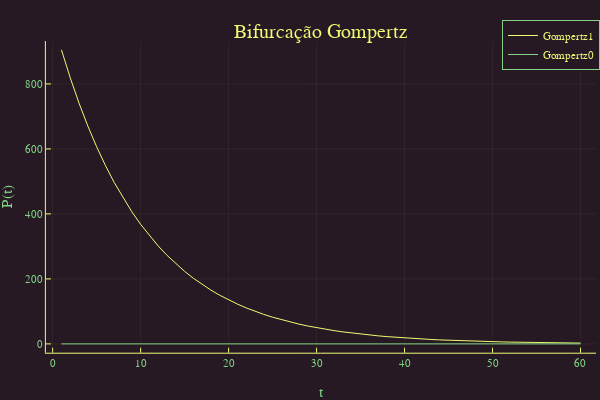

Notebook cell for this chart:
### Code cell
plot(N1,title="Bifurcação Gompertz",xlabel="t", ylabel="P(t)", label="Gompertz1")

plot!(N0,title="Bifurcação Gompertz",xlabel="t", ylabel="P(t)", label="Gompertz0")

### Figure 1 — Plotly figure (JSON) as saved in the notebook; plotly's stock layout.template omitted (floating-point values rounded to 4 significant figures)
{"data": [{"colorbar": {"title": ""}, "legendgroup": "Gompertz1", "line": {"color": "rgba(235, 251, 115, 1.000)", "dash": "solid", "shape": "linear", "width": 1}, "mode": "lines", "name": "Gompertz1", "showlegend": true, "type": "scatter", "x": [1, 2, 3, 4, 5, 6, 7, 8, 9, 10, 11, 12, 13, 14, 15, 16, 17, 18, 19, 20, 21, 22, 23, 24, 25, 26, 27, 28, 29, 30, 31, 32, 33, 34, 35, 36, 37, 38, 39, 40, 41, 42, 43, 44, 45, 46, 47, 48, 49, 50, 51, 52, 53, 54, 55, 56, 57, 58, 59, 60], "xaxis": "x", "y": [904.8, 818.7, 740.8, 670.3, 606.5, 548.8, 496.6, 449.3, 406.6, 367.9, 332.9, 301.2, 272.5, 246.6, 223.1, 201.9, 182.7, 165.3, 149.6, 135.3, 122.5, 110.8, 100.3, 90.72, 82.08, 74.27, 67.21, 60.81, 55.02, 49.79, 45.05, 40.76, 36.88, 33.37, 30.2, 27.32, 24.72, 22.37, 20.24, 18.32, 16.57, 15.0, 13.57, 12.28, 11.11, 10.05, 9.095, 8.23, 7.447, 6.738, 6.097, 5.517, 4.992, 4.517, 4.087, 3.698, 3.346, 3.028, 2.739, 2.479], "yaxis": "y", "zmax": null, "zmin": null}, {"colorbar": {"title": ""}, "legendgroup": "Gompertz0", "line": {"color": "rgba(128, 213, 132, 1.000)", "dash": "solid", "shape": "linear", "width": 1}, "mode": "lines", "name": "Gompertz0", "showlegend": true, "type": "scatter", "x": [1, 2, 3, 4, 5, 6, 7, 8, 9, 10, 11, 12, 13, 14, 15, 16, 17, 18, 19, 20, 21, 22, 23, 24, 25, 26, 27, 28, 29, 30, 31, 32, 33, 34, 35, 36, 37, 38, 39, 40, 41, 42, 43, 44, 45, 46, 47, 48, 49, 50, 51, 52, 53, 54, 55, 56, 57, 58, 59, 60], "xaxis": "x", "y": [0, 0, 0, 0, 0, 0, 0, 0, 0, 0, 0, 0, 0, 0, 0, 0, 0, 0, 0, 0, 0, 0, 0, 0, 0, 0, 0, 0, 0, 0, 0, 0, 0, 0, 0, 0, 0, 0, 0, 0, 0, 0, 0, 0, 0, 0, 0, 0, 0, 0, 0, 0, 0, 0, 0, 0, 0, 0, 0, 0], "yaxis": "y", "zmax": null, "zmin": null}], "layout": {"annotations": [{"font": {"color": "rgba(235, 251, 115, 1.000)", "family": "sans-serif", "size": 20}, "rotation": 0, "showarrow": false, "text": "Bifurcação Gompertz", "x": 0.535, "xanchor": "center", "xref": "paper", "y": 1, "yanchor": "top", "yref": "paper"}], "height": 400, "legend": {"bgcolor": "rgba(39, 25, 36, 1.000)", "bordercolor": "rgba(128, 213, 132, 1.000)", "borderwidth": 1, "font": {"color": "rgba(235, 251, 115, 1.000)", "family": "sans-serif", "size": 11}, "title": {"font": {"color": "rgba(235, 251, 115, 1.000)", "family": "sans-serif", "size": 15}, "text": ""}, "tracegroupgap": 0, "traceorder": "normal", "x": 1, "xanchor": "auto", "y": 1, "yanchor": "auto"}, "margin": {"b": 20, "l": 0, "r": 0, "t": 20}, "paper_bgcolor": "rgba(39, 25, 36, 1.000)", "plot_bgcolor": "rgba(39, 25, 36, 1.000)", "showlegend": true, "width": 600, "xaxis": {"anchor": "y", "domain": [0.07647, 0.9934], "gridcolor": "rgba(235, 251, 115, 0.100)", "gridwidth": 0.5, "linecolor": "rgba(235, 251, 115, 1.000)", "mirror": false, "range": [-0.77, 61.77], "showgrid": true, "showline": true, "showticklabels": true, "tickangle": 0, "tickcolor": "rgb(235, 251, 115)", "tickfont": {"color": "rgba(128, 213, 132, 1.000)", "family": "sans-serif", "size": 11}, "tickmode": "array", "ticks": "inside", "ticktext": ["0", "10", "20", "30", "40", "50", "60"], "tickvals": [0, 10, 20, 30, 40, 50, 60], "title": "t", "titlefont": {"color": "rgba(128, 213, 132, 1.000)", "family": "sans-serif", "size": 15}, "type": "-", "visible": true, "zeroline": false, "zerolinecolor": "rgba(235, 251, 115, 1.000)"}, "yaxis": {"anchor": "x", "domain": [0.07581, 0.9415], "gridcolor": "rgba(235, 251, 115, 0.100)", "gridwidth": 0.5, "linecolor": "rgba(235, 251, 115, 1.000)", "mirror": false, "range": [-27.15, 932.0], "showgrid": true, "showline": true, "showticklabels": true, "tickangle": 0, "tickcolor": "rgb(235, 251, 115)", "tickfont": {"color": "rgba(128, 213, 132, 1.000)", "family": "sans-serif", "size": 11}, "tickmode": "array", "ticks": "inside", "ticktext": ["0", "200", "400", "600", "800"], "tickvals": [0, 200, 400, 600, 800], "title": "P(t)", "titlefont": {"color": "rgba(128, 213, 132, 1.000)", "family": "sans-serif", "size": 15}, "type": "-", "visible": true, "zeroline": false, "zerolinecolor": "rgba(235, 251, 115, 1.000)"}}}
